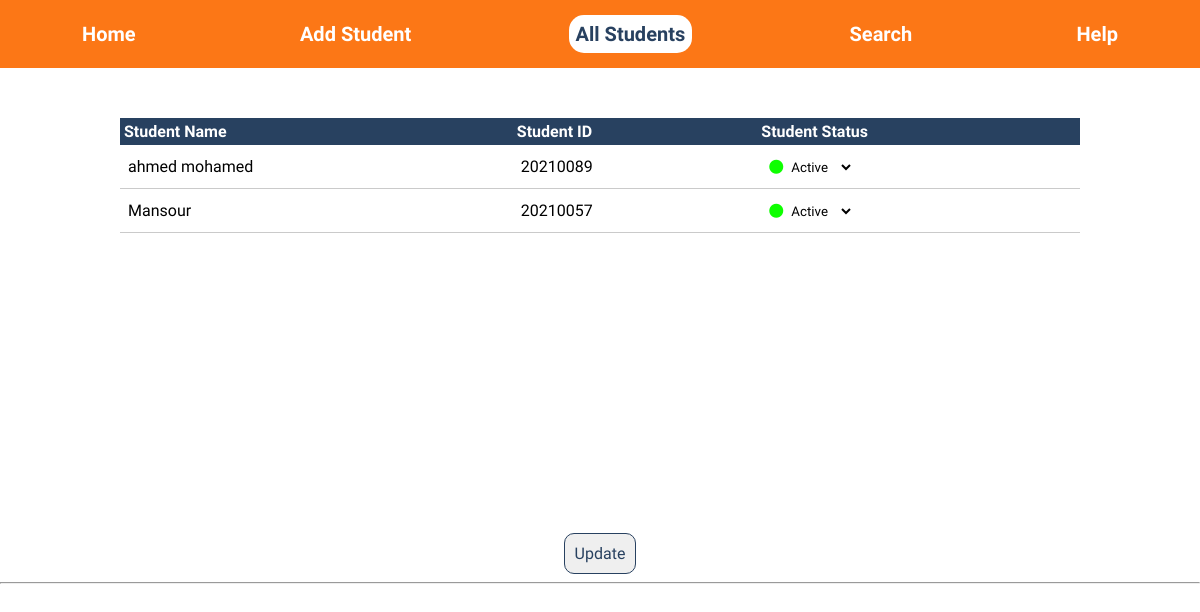
/all_students.html/, run on an earlier commit of the app's database.
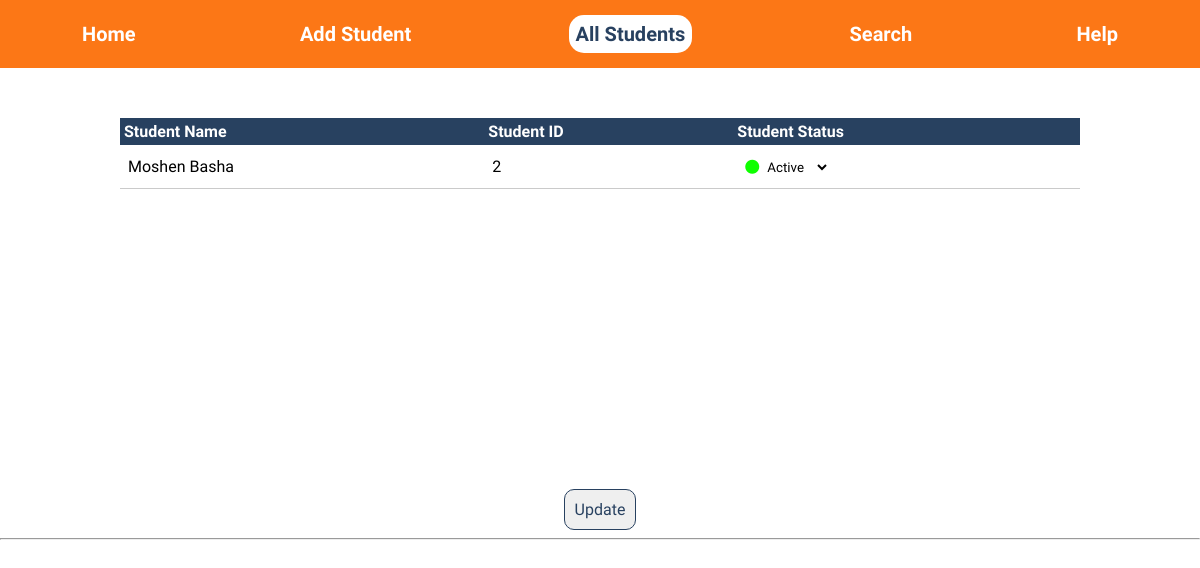
And on a later commit of the database.
### Main/models.py (models this page shows, shortened)
class Student(models.Model):
    id = models.CharField(max_length=8, primary_key=True)
    name = models.CharField(max_length=64)
    dateOfBirth = models.DateTimeField()
    email = models.CharField(max_length=64)
    gpa = models.CharField(max_length=4)
    level = models.CharField(max_length=1)
    status = models.CharField(max_length=64)
    phone = models.CharField(max_length=12)
    department = models.CharField(max_length=2)
    gender = models.CharField(max_length=6)

### Main/views/main.py (the view)
# urls.py: path('all_students.html/',main.all, name='all'),
def all(request):
    Students = Student.objects.all().values()
    context = {
        'Students':Students
    }
    return render(request, 'allStudents/all_students.html', context)

### Main/templates/allStudents/all_students.html (shortened to what this page needs)
<!DOCTYPE html>
<html>
<head>
    {%load static%}
    <link rel="stylesheet" href="{% static 'css/global.css' %}" />
    <link rel="stylesheet" href="{% static 'css/all_students.css' %}">
</head>
<body>
    <header>
        <ul>
            <a href="home.html">Home</a>
            <a href="add_student.html">Add Student</a>
            <a href="all_students.html" class="active">All Students</a>
            <a href="search_student.html">Search</a>
            <a href="help.html">Help</a>
        </ul>
    </header>
    <div>
        <table id="students">
            <tbody id="table">
                <tr>
                    <th>Student Name</th>
                    <th>Student ID</th>
                    <th>Student Status</th>
                </tr>
                {% for student in Students %}
                <tr>
                    <td>{{student.name}}</td>
                    <td>{{student.id}}</td>
                    <td>
                        <div class="StatDiv">
                            {% if student.status == 'Active' %}
                            <i class="fa-sharp fa-solid fa-circle custom-circle" style="color: #0eff00; font-size: 14px;"></i>
                            {% elif student.status == 'Inactive' %}
                            <i class="fa-sharp fa-solid fa-circle custom-circle" style="color: #ff3300; font-size: 14px;"></i>
                            {% endif %}
                            <select id="{{ student.id }}">
                                <option value="Active" {% if student.status == 'Active' %} selected {% endif %}>
                                    Active
                                </option>
                        </select>
                        </div>
                    </td>
                </tr>
                {% endfor %}
            </tbody>
        </table>
        <div>
            <button type="button" class="btn" id ="updateBtn" onclick="updateData()">Update</button>
        </div>
    </div>
    <hr>
</body>
</html>

### static/css/global.css (style rules this page uses)
* { box-sizing: border-box; font-family: 'Ubuntu',sans-serif; }
body { margin: 0; padding: 0; background-color: #ffffff; height: 100%; }
header>ul { display: flex; justify-content: space-between; width: 90%; margin: auto; list-style: none; padding: 15px; }
header>ul a { color: #ffffff; text-decoration: none; font-size: 20px; font-weight: 700; }
header { overflow: hidden; background-color: #FC7716; }
header a { text-align: center; padding: 7px 7px; text-decoration: none; font-size: 17px; }
header a:hover, a:active,a.active { background-color: #ffffff; color: #284160; font-weight: bold; border-radius: 15px; }

### static/css/all_students.css (style rules this page uses)
.btn { border: 1px solid #284160; border-radius: 10px; display: flex; text-align: center; padding: 10px; font-size: 16px; color: #284160; text-align: center; margin: auto; margin-top: 300px; cursor: pointer; }
.StatDiv { background: white; border-radius: 30px; border: 0px solid rgb(125, 125, 125); padding: 4px; cursor: pointer; width: 100px; }
select { border: none; outline: none; background-color: white; }
#students { border-collapse: collapse; width: 80%; margin: auto; margin-top: 50px; }
#students th { padding: 4px; text-align: left; background-color: #284160; color: white; }
.custom-circle { color:#0eff00; font-size: 14px;; }
td { border-bottom: 1px solid #cacaca; padding: 8px; }

What changed in the data, as far as the page shows it:
removed Student: name "ahmed mohamed", id "20210089", status+id "Active"
removed Student: name "Mansour", id "20210057", status+id "Active"
added Student: name "Moshen Basha", id "2", status+id "Active"
